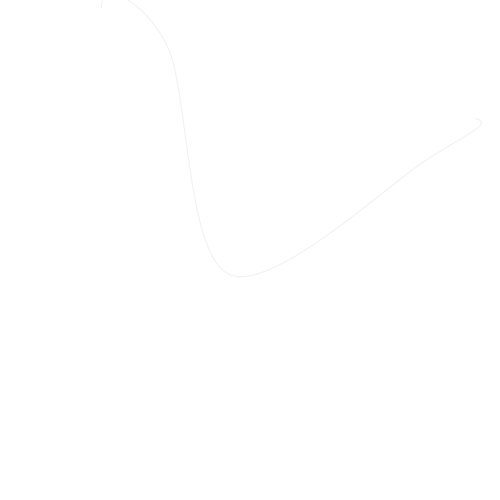
Frame 1 (no input)
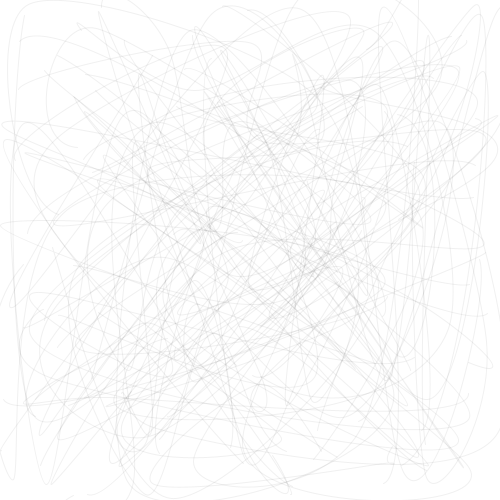
Frame 60 (the mouse pressed at the canvas centre just before this capture)
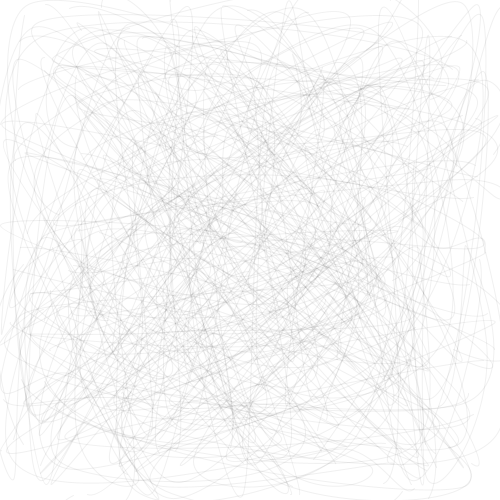
Frame 120 (the mouse held since frame 60 and released just before this capture)

The Processing sketch that drew these frames (run headless with seeded random() and noise(); from frame 60 on, the mouse is pressed at the canvas centre):

// Processing sketch: curveRandomMulti
// ── curveRandomMulti.pde
void setup()
{
     size(500, 500);
     strokeWeight(1);
     stroke(0, 15);
     noFill();
     frameRate(60);
     background(255);  
}

void draw()
{
     beginShape();     
     curveVertex(random(500), random(500));   
     curveVertex(random(500), random(500));   
     curveVertex(random(500), random(500));   
     curveVertex(random(500), random(500));   
     curveVertex(random(500), random(500));   
     curveVertex(random(500), random(500));   
     curveVertex(random(500), random(500));
     endShape();
}
